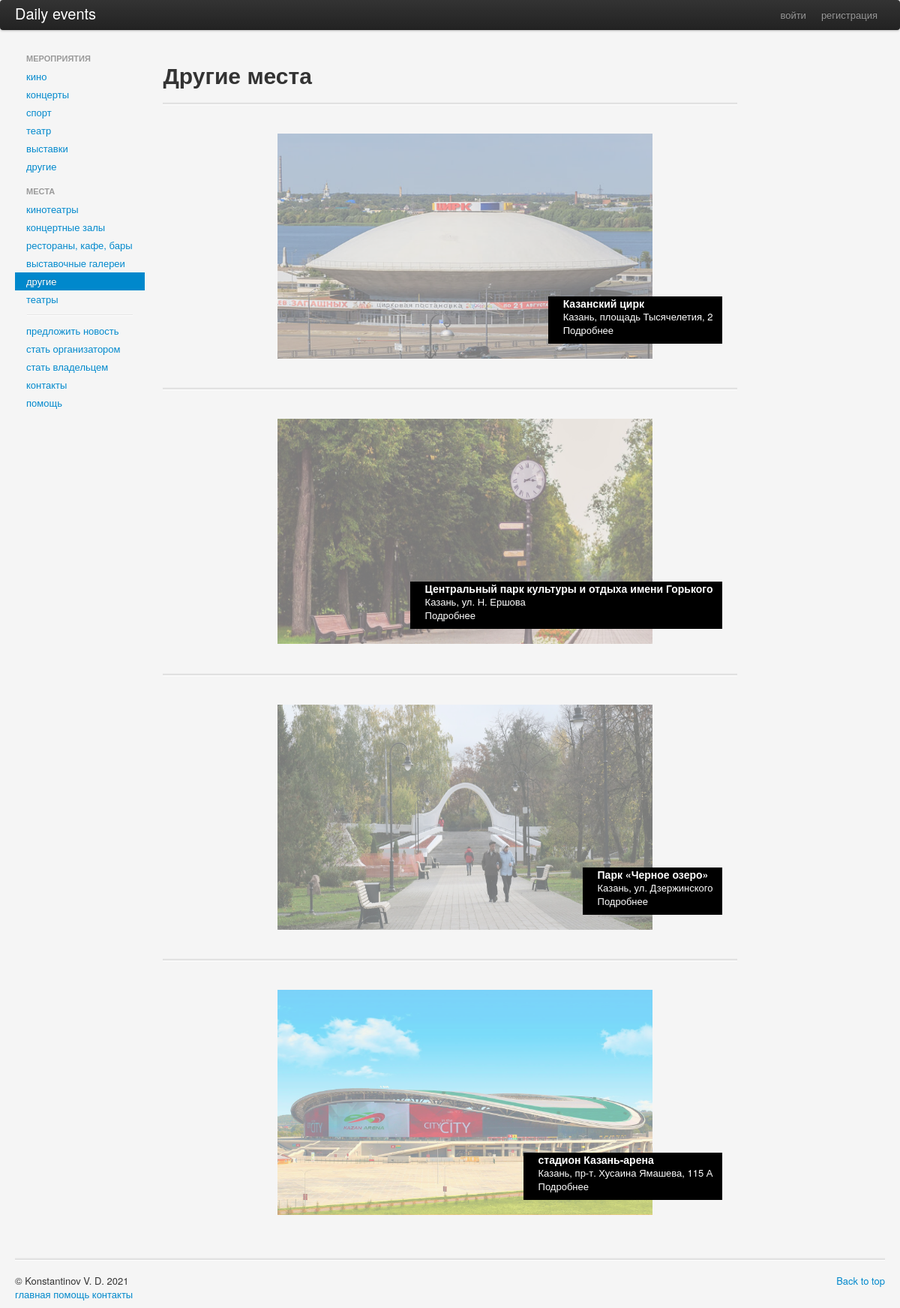
The page /events/various-places/ on the database its author committed.
### events/models.py (models this page shows, shortened)
class Place(models.Model):
    name = models.CharField(max_length=100,verbose_name='название', unique=True)
    slug = models.SlugField(max_length=100, blank=True)
    city = models.ForeignKey(City, related_name='places', on_delete=models.CASCADE)
    photo = models.ImageField(upload_to='photos/place/%Y/%m/%d', verbose_name='фото', blank=True, default='default/place_pic.jpg')
    short_description = models.CharField(max_length=70,blank=True)
    description = models.TextField()
    default_user = Account.objects.filter(is_admin=True).order_by('date_joined').first().pk
    owner = models.ForeignKey(Account, related_name='places', on_delete=models.CASCADE, default=default_user)
    followers = models.ManyToManyField(Account,blank=True, related_name='liked_places')
    address = models.CharField(max_length=100)
    comments = models.ManyToManyField(Account,through="PlaceComments")
    class Meta:
	    verbose_name = 'место-родитель'
	    verbose_name_plural = 'места-родители'

class NontypePlace(Place):
    work_time = models.CharField(max_length=30, default='не предоставлено')
    class Meta:
	    verbose_name = 'место'
	    verbose_name_plural = 'места'
    def get_absolute_url(self):
	    return reverse('various-place', kwargs={'item_slug':self.slug})

class Place(models.Model):
    name = models.CharField(max_length=100,verbose_name='название', unique=True)
    slug = models.SlugField(max_length=100, blank=True)
    city = models.ForeignKey(City, related_name='places', on_delete=models.CASCADE)
    photo = models.ImageField(upload_to='photos/place/%Y/%m/%d', verbose_name='фото', blank=True, default='default/place_pic.jpg')
    short_description = models.CharField(max_length=70,blank=True)
    description = models.TextField()
    default_user = Account.objects.filter(is_admin=True).order_by('date_joined').first().pk
    owner = models.ForeignKey(Account, related_name='places', on_delete=models.CASCADE, default=default_user)
    followers = models.ManyToManyField(Account,blank=True, related_name='liked_places')
    address = models.CharField(max_length=100)
    comments = models.ManyToManyField(Account,through="PlaceComments")
    class Meta:
	    verbose_name = 'место-родитель'
	    verbose_name_plural = 'места-родители'

### account/models.py (models this page shows, shortened)
class City(models.Model):
	name = models.CharField(max_length=100,verbose_name='название', unique=True)
	slug = models.SlugField(max_length=100, blank=True)
	class Meta:
		verbose_name = 'город'
		verbose_name_plural = 'города'
		ordering = ['name']

### events/views.py (the view)
# urls.py: path('various-places/',views.NonTypePlaces.as_view(),name='various-places'),
class NonTypePlaces(ListView):
    model = NontypePlace
    template_name = 'events/place_list.html'
    extra_context = {
        'last_pk' : NontypePlace.objects.last().pk,
        'title' : 'Другие места'
        }

### events/templates/events/place_list.html
{% extends 'base.html' %}
{% block content %}
<div class="row">
  <div style="margin-top: 3%;" class="span10 offset">
    <h1>{{title}}</h1>
  </div>
</div>
<hr>
{% for object in object_list %}
<div class="image-container">
  <a style="text-decoration: none; color:white;" href='{{object.get_absolute_url }}'>
  <img class="img-event" src="{{object.photo.url}}" alt="Norway">
  <div class="text-block">
    <h4>{{object.name}}</h4>
    <p>{{object.city.name}}, {{object.address}}<br><a href='{{object.get_absolute_url }}' style=" color:white;">Подробнее</a></p>
  </a>
  </div>
</div>
{% if object.pk != last_pk %}
<hr>
{%endif%}
{% endfor %}
{% endblock %}

### templates/base.html (shortened to what this page needs)
<!DOCTYPE html>
<html lang="en">
<head>
    {% load static %}
    <link rel="stylesheet" href="{% static 'bootstrap/css/bootstrap.min.css' %}" type="text/css">
    <link rel="stylesheet" href="{% static 'css/my.css' %}" type="text/css">
</head>
<body>
  <div class="navbar">
    <div class="navbar-inner">
      <div class="container">
        <a class="brand" href="{%url 'index' %}">Daily events</a>
        <div class="nav-collapse">
          <ul class="nav pull-right">
            {% if not request.user.is_authenticated %}
            <li><a href="{%url 'login' %}">войти</a></li>
            <li><a href="{%url 'registration' %}">регистрация</a></li>
                {% endif %}
              </ul>
        </div>
      </div>
    </div>
  </div>
  <div class="container-fluid">
  <div class="row-fluid">
        <div class="span2"><div  style="padding: 8px 0;">
          <ul class="nav nav-list">
            <li class="nav-header">мероприятия</li>
            <li class="active"><a href="{%url 'films'%}">кино</a></li>
            <li><a href="{%url 'concerts'%}">концерты</a></li>
            <li><a href="{%url 'sport'%}">спорт</a></li>
            <li><a href="{%url 'theatre-events'%}">театр</a></li>
            <li><a href="{%url 'exhibitions'%}">выставки</a></li>
            <li><a href="{%url 'various-events'%}">другие</a></li>
            <li class="nav-header">места</li>
            <li><a href="{%url 'cinema-theatres'%}">кинотеатры</a></li>
            <li><a href="{%url 'concerthalls'%}">концертные залы</a></li>
            <li><a href="{%url 'restaurants'%}">рестораны, кафе, бары</a></li>
            <li><a href="{%url 'showrooms'%}">выставочные галереи</a></li>
            <li><a href="{%url 'various-places'%}">другие</a></li>
            <li><a href="{%url 'theatres'%}">театры</a></li>
            <li class="divider"></li>
            <li><a href="{%url 'add_news'%}">предложить новость</a></li>
            <li><a href="{%url 'org'%}">стать организатором</a></li>
            <li><a href="{%url 'owner'%}">стать владельцем</a></li>
            <li><a href="{%url 'contacts'%}">контакты</a></li>
            <li><a href="{%url 'help'%}">помощь</a></li>
          </ul>
        </div>
        </div>
  <div class="span8">
    {%block content%}
    {%endblock%}
  <hr>
  <footer>
    <p class="pull-right"><a href="#">Back to top</a></p>
    <p>© Konstantinov V. D. 2021 <br> <a href="{%url 'index'%}">главная</a> <a href="{%url 'help'%}">помощь</a> <a href="{%url 'contacts'%}">контакты</a></p>
  </footer>
</body>
</html>

### static/css/my.css (style rules this page uses)
body { background-color: rgb(245, 245, 245); }
hr { height: 2px; background-color: rgb(225, 225, 225) }
.text-block { position: absolute; bottom: 20px; right: 20px; background-color: black; color: white; padding-left: 20px; padding-right: 12px; }
.image-container { position: relative; width:100%; margin-top: 5%; margin-bottom: 5%; }
.img-event { opacity: 0.5; width: 500px; height: 300px; margin-left: 20%; margin-right: 20%; }

### rows shown on the page
NontypePlace: photo (picture), name "Казанский цирк", city.name "Казань", address "площадь Тысячелетия, 2"
NontypePlace: photo (picture), name "Центральный парк культуры и отдыха имени Горького", city.name "Казань", address "ул. Н. Ершова"
NontypePlace: photo (picture), name "Парк «Черное озеро»", city.name "Казань", address "ул. Дзержинского"
NontypePlace: photo (picture), name "стадион Казань-арена", city.name "Казань", address "пр-т. Хусаина Ямашева, 115 А"

### other values the page prints
{{ title }} "Другие места"
